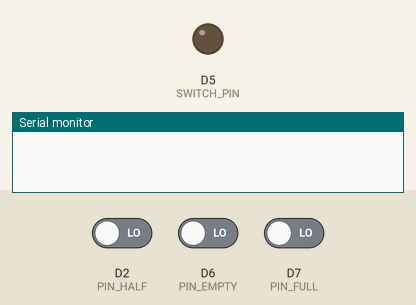
A program run on a simulated ESP8266 (Wemos D1 mini). Shown: output pins drawn as LEDs (lit = HIGH), the last lines printed to the serial monitor. Inputs (shaded band) come from the test bench; at power-on: D2 (PIN_HALF) LOW, D6 (PIN_EMPTY) LOW, D7 (PIN_FULL) LOW. WiFi joins after 1.5 s; servers stay silent unless stated; no MQTT or app messages arrive unless stated. At 4.7 s the program puts the board to deep sleep or switches it off; the recording ends there.

Above: at 0.1 s.
At 1.7 s:
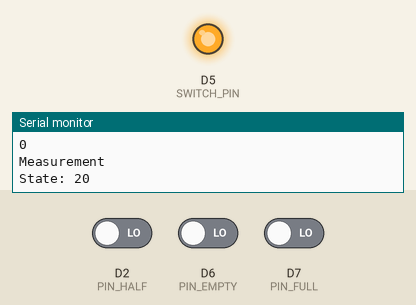
Timing chart, 0 to 3.2 s (numbered marks = the images above):
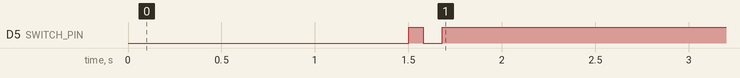

Measured:
- by itself, D5 (SWITCH_PIN): HIGH → LOW at 1.6 s, → HIGH 0.10 s later

The program:

main.cpp
```cpp
#include <Arduino.h>
#include <PubSubClient.h>
#include <ESP8266WiFi.h>

#define SWITCH_PIN D5 // Allows us to toggle between on an off state for te sensors
#define PIN_EMPTY D6  // If sensing high, the last ir line break sensor is no longer interrupted
#define PIN_FULL D7   // If sensing high, the first step towards empty has been set
#define PIN_HALF D2   // If sensing hig, the cat feeder is sensing more then half empty

// Wifi credentials
const char* ssid = "";
const char* password = "";
// Mqtt broker
const char* mqtt_server = "";

WiFiClient espClient;
PubSubClient client(espClient);

// Reconnect to the mqtt server
// to be able to publish a message
void reconnect() {
  // Loop until we're reconnected
  while (!client.connected()) {
    Serial.print("Attempting MQTT connection...");
    // Attempt to connect
    if (client.connect("ESP32Client")) {
      Serial.println("connected");
    } else {
      Serial.print(client.state());
      Serial.println(" try again in 5 seconds");
      // Wait 5 seconds before retrying
      delay(5000);
    }
  }
}

// Make a wifi connection to allow connection to a mqtt server
void setupWifi() {
  // connect to the wifi network
  WiFi.begin(ssid, password);

  // as long as we are not connected, we wait
  while (WiFi.status() != WL_CONNECTED) {
    delay(500);
    Serial.print(".");
  }

  Serial.println("");
  Serial.println("WiFi connected");
  Serial.println("IP address: ");
  Serial.println(WiFi.localIP());
}

// Initializes the applicaion and sets all the data pins
void setup() {
  Serial.begin(9600);

  // lets setup the wifi connection
  setupWifi();
  client.setServer(mqtt_server, 1883);

  pinMode(SWITCH_PIN, OUTPUT);
  digitalWrite(SWITCH_PIN, HIGH);

  pinMode(PIN_FULL, INPUT);
  pinMode(PIN_HALF, INPUT);
  pinMode(PIN_EMPTY, INPUT);

  Serial.println("Hello world!");
}

// The loop only runs once after that the esp will go into deep sleep and if awakened the setup is run first and
// the loop runs again.
void loop() {
  if (!client.connected()) {
    reconnect();
  }

  digitalWrite(SWITCH_PIN, LOW);
  delay(100);

  // determine the state
  int val = digitalRead(PIN_FULL) + digitalRead(PIN_HALF) + digitalRead(PIN_EMPTY);

  Serial.println(digitalRead(PIN_FULL));
  Serial.println(digitalRead(PIN_HALF));
  Serial.println(digitalRead(PIN_EMPTY));

  int state = 0;
  switch (val) {
    case 3:
      state = 100;
      break;
    case 2:
      state = 90;
      break;
    case 1:
      state = 40;
      break;
    case 0:
      state = 20;
      break;
  }

  // put your main code here, to run repeatedly:
  Serial.println("Measurement");
  Serial.print("State: ");
  Serial.println(state);

  client.publish("catfeeder/state", String(state).c_str(), true);

  digitalWrite(SWITCH_PIN, HIGH);
  delay(3000);

  ESP.deepSleep(3600e6);
}
```
